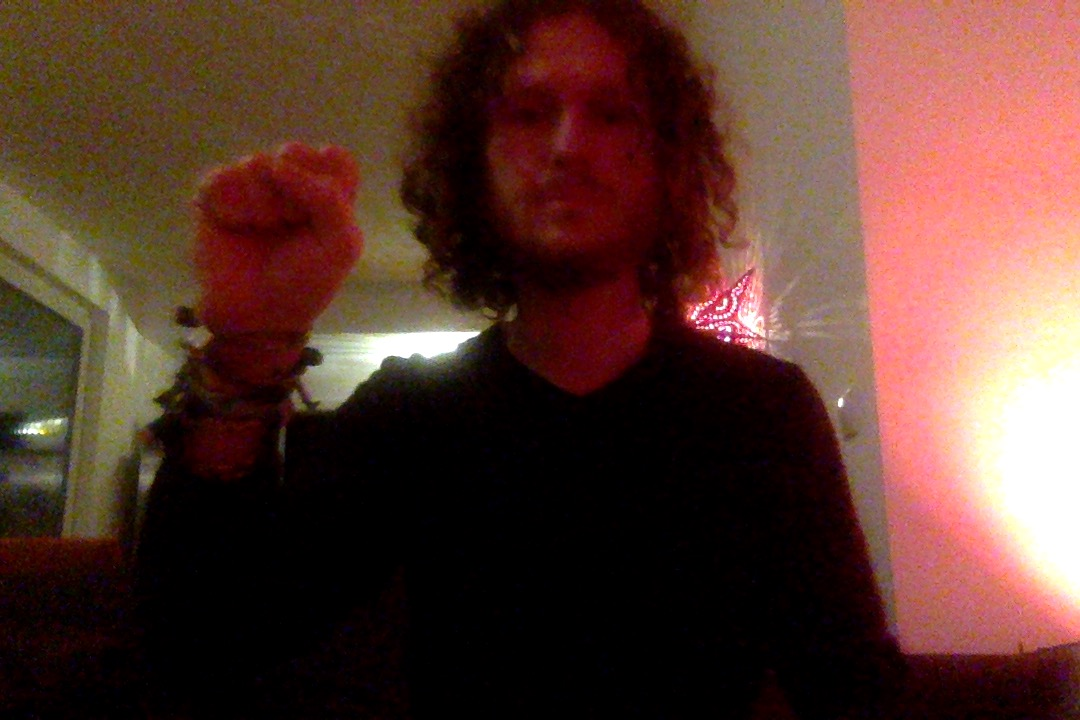
#> input picture images/hand_control_closed.jpg, 1080 x 720 px
$ python test_hand_tracking.py --video images/hand_control_closed.jpg --image images/hand_control_green.jpg
#> lines starting #> are read from the running program, lines starting #| are printed output that depends on the picture
"""
Tests pour savoir comment :
    - détecter la main en position ouverte et fermée
    - faire le suivi du mouvement (ex mvt ascendant)
    - prendre une décision quand au mouvement identifié
"""

# from collections import deque
from imutils.video import VideoStream
import numpy as np
import argparse
import cv2
# import imutils
import time
# from matplotlib import pyplot as plt
import matplotlib.pyplot as plt
from scipy import ndimage as ndi  # convolution
import os       # Controle du son

def beep():
    """ Faire un beep système """
    print('\a')

def boundingRect(bw):
    """ Renvoie les 2 coins opposés du rectangle englobant les pixels non-nuls d'une image binaire """
    w_pts = np.nonzero(bw)
    z1 = complex(w_pts[0].min(), w_pts[1].min())
    z2 = complex(w_pts[0].max(), w_pts[1].max())
    return [z1, z2]

def linearDynamic(im, alpha=None, beta=None):
    """ Change la dynamique d'une image à alpha, beta """
    minVal, maxVal, minLoc, maxLoc = cv2.minMaxLoc(im)
    if alpha == None:
        alpha = minVal
    if beta == None:
        beta = maxVal
    out = (beta-alpha) / (maxVal-minVAl) * (im - minVal) + alpha
    return out

# Lecture des arguments d'entrée : webcam ou fichier video
ap = argparse.ArgumentParser(description="Control du volume par une source vidéo (webcam, fichier vidéo ou image)")
ap.add_argument("-v", "--video", help="Path to the (optional) video file")
ap.add_argument("-i", "--image", help="Path to the (optional) image")
ap.add_argument("-w", "--webcam", action="store_true", help="Use webcam as source")
ap.add_argument("-V", "--verbose", action="store_true", help="Display processing steps")
args = vars(ap.parse_args())

IMAGE_MODE = False
VIDEO_MODE = False
WEBCAM_MODE = False
VERBOSE_MODE = False
if args.get("verbose"):
    VERBOSE_MODE = True
if args.get("webcam"):
    if VERBOSE_MODE:
        print("Source : webcam")
    vs = VideoStream(src=0).start()
    WEBCAM_MODE = True
    time.sleep(2.0)
elif args.get("video"):
    if VERBOSE_MODE:
        print("Source : vidéo")
    vs = cv2.VideoCapture(args["video"])
    VIDEO_MODE = True
    # Laisser le temps à la caméra de chauffer
    time.sleep(2.0)
elif args.get("image"):
    if VERBOSE_MODE:
        print("Source : image")
    IMAGE_MODE = True

# Lecture de la première image pour initialiser le flot optique
frame = vs.read()
frame = frame[1] if VIDEO_MODE else frame
#> frame is the input picture: shape (720, 1080, 3); mean B, G, R 47.3, 56.7, 88.5

# Initialisation de variables
ker = cv2.getGaussianKernel(21, 4)  # le rayon du noyau est fixé à 10px
ker = ker[10:]
dsize = (int(np.around(frame.shape[1]*600/frame.shape[0])), 600)
#> dsize = (900, 600)
frame = cv2.resize(frame, dsize)
#> frame: shape (600, 900, 3)
frame_prvs = frame
frame_prvs = cv2.cvtColor(frame_prvs, cv2.COLOR_BGR2GRAY)
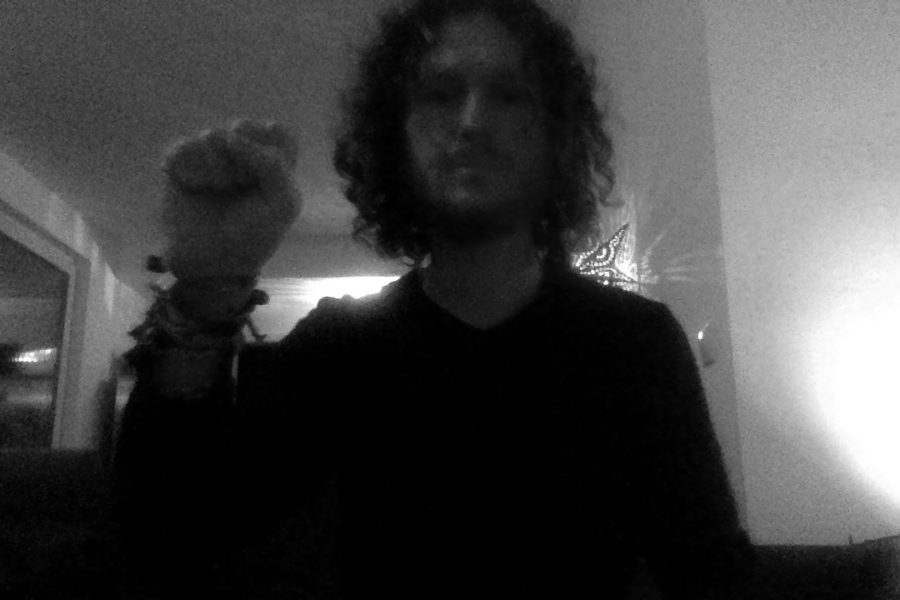
#> frame_prvs: shape (600, 900); min 0, max 255, mean 65
diff_prvs = np.zeros(frame_prvs.shape)
hsv = np.zeros_like(frame_prvs)
hsv[..., 1] = 255
state_list = np.ndarray(0)
frame_state_list = np.ndarray(0)

# Boucle lecture du flux entrant, frame par frame
if VERBOSE_MODE:
    print("Lecture du flux entrant")
iFrame = 0
maxValmax = 0
liste_mag_max = list()
liste_RectPixels= list()
# print('iFrame\tMag - MagMax')
t0 = cv2.getTickCount()
while True:
    # Lecture d'une frame
    if IMAGE_MODE:
        frame = cv2.imread(args["image"])
    else:
        frame = vs.read()
        # handle the frame from VideoCapture or VideoStream
        frame = frame[1] if VIDEO_MODE else frame
        # if we are viewing a video and we did not grab a frame,
        # then we have reached the end of the video
        if frame is None:
            break
    if VERBOSE_MODE:
        print(iFrame)

    frame = cv2.cvtColor(frame, cv2.COLOR_BGR2GRAY)
#> frame: shape (720, 1080)
    frame = cv2.resize(frame, dsize)
#> frame: shape (600, 900)
    print((cv2.getTickCount() - t0)/ cv2.getTickFrequency()) ; t0 = cv2.getTickCount()
    cv2.imshow('FRAME', frame) ; cv2.waitKey(30)

    diff = abs(frame_prvs.astype("float") - frame.astype("float"))
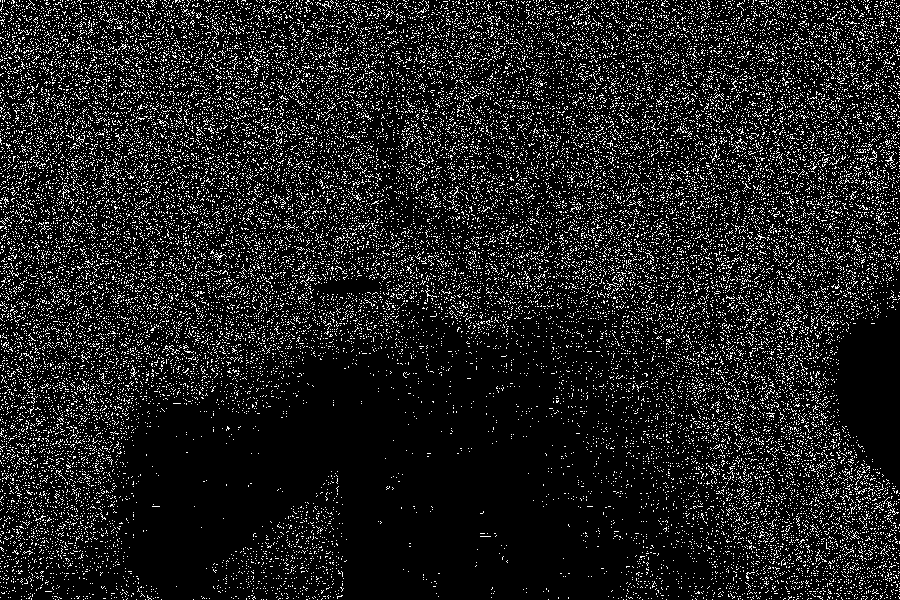
#> diff: shape (600, 900) float64; values 0 (black) and 1 (white), 12.6% white in thin lines or dots
    retval, disp = cv2.threshold(diff, 4, 1, cv2.THRESH_TOZERO)
#> disp: shape (600, 900) float64; every value is 0
    closed = cv2.erode(disp, None, iterations=3)
    opened = cv2.dilate(closed, None, iterations=3)
    # cv2.imshow('FRAME', closed) ; cv2.waitKey(100)
    #cv2.imshow('FRAME', diff/255*10) ; cv2.waitKey(30)

    # Détection sauce David
    # Si aucun mouvement depuis 3 secondes, alors supprimer l'historique des mouvements
    if (cv2.getTickCount() - t0)/ cv2.getTickFrequency() > 3:
        state_list = np.ndarray(0)
    mask = np.nonzero(opened)
#> mask = (empty array, empty array)
    if len(mask[0]) < 100:  # Aucun mouvement, interprétation des mouvements et gestes
        # Gestion des mouvements unitaires (issus des frames)
        asc =  np.sum(frame_state_list == 0) - 1 # car ajouté un élément lors définition variable
        desc = np.sum(frame_state_list == 1)
        gau =  np.sum(frame_state_list == 2)
        droi = np.sum(frame_state_list == 3)
        if frame_state_list.shape[0] > 2:
            if   asc > desc and asc > gau and asc > droi:
                if VERBOSE_MODE:
                    print('    Geste ascendant')
                    print('    ' + np.array2string(frame_state_list))
                state_list = np.append(state_list, 0)
                t0 = cv2.getTickCount()
            elif desc > asc and desc > gau and desc > droi:
                if VERBOSE_MODE:
                    print('    Geste descendant')
                    print('    ' + np.array2string(frame_state_list))
                state_list = np.append(state_list, 1)
                t0 = cv2.getTickCount()
            elif gau > asc and gau > desc and gau > droi:
                if VERBOSE_MODE:
                    print('    Geste gauche')
                    print('    ' + np.array2string(frame_state_list))
                state_list = np.append(state_list, 2)
                t0 = cv2.getTickCount()
            elif droi > asc and droi > gau and droi > desc:
                if VERBOSE_MODE:
                    print('    Geste droite')
                    print('    ' + np.array2string(frame_state_list))
                state_list = np.append(state_list, 3)
                t0 = cv2.getTickCount()
        frame_state_list = np.ndarray(0)
        # Gestion des gestes (issus des mouvements unitaires)
        print('    #### ' + np.array2string(state_list))
        if state_list.shape[0] >= 4:
            if   all( state_list[-4:] == np.array([0,1,0,0]) ):
                print('      Séquence : augmenter volume')
                os.system('osascript -e "set volume output volume (output volume of (get volume settings)+20)"')
                beep()
                state_list = np.ndarray(0)
                t0 = cv2.getTickCount()
            elif all( state_list[-4:] == np.array([0,1,1,0]) ):
                print('      Séquence : baisser volume')
                os.system('osascript -e "set volume output volume (output volume of (get volume settings)-20)"')
                beep()
                state_list = np.ndarray(0)
                t0 = cv2.getTickCount()
            elif all( state_list[-4:] == np.array([0,1,2,0]) ):
                print('      Séquence : morceau suivant')
                beep()
                state_list = np.ndarray(0)
                t0 = cv2.getTickCount()
            elif all( state_list[-4:] == np.array([0,1,3,0]) ):
                print('      Séquence : morceau précédent')
                beep()
                state_list = np.ndarray(0)
                t0 = cv2.getTickCount()
    else:       # Détection de mouvements
        # print('  %d' % len(mask[0]))
        diffXa = abs(diff[:-1,:] + diff_prvs[1:,:])
        diffXb = abs(diff[1:,:] + diff_prvs[:-1,:])
        diffYa = abs(diff[:,:-1] + diff_prvs[:,1:])
        diffYb = abs(diff[:,1:] + diff_prvs[:,:-1])
        # [10 lines of commented-out code are left out]
        classifTmp = np.dstack((diffXa[:,0:-1], diffXb[:,0:-1], diffYa[0:-1,:], diffYb[0:-1,:]))
        classif = np.argmax(classifTmp, 2)
        val_classif = classif[mask[0]-1, mask[1]-1]
        nb_0 = np.sum(val_classif == 0)
        nb_1 = np.sum(val_classif == 1)
        nb_2 = np.sum(val_classif == 2)
        nb_3 = np.sum(val_classif == 3)
        # print('  %d\t%d\t%d\t%d' % (nb_0, nb_1, nb_2, nb_3))
        if np.argmax((nb_0, nb_1, nb_2, nb_3)) == 0:
            if VERBOSE_MODE:
                print('  Mouvement ascendant')
            frame_state_list = np.append(frame_state_list, 0)
        elif np.argmax((nb_0, nb_1, nb_2, nb_3)) == 1:
            if VERBOSE_MODE:
                print('  Mouvement descendant')
            frame_state_list = np.append(frame_state_list, 1)
        elif np.argmax((nb_0, nb_1, nb_2, nb_3)) == 2:
            if VERBOSE_MODE:
                print('  Mouvement gauche')
            frame_state_list = np.append(frame_state_list, 2)
        elif np.argmax((nb_0, nb_1, nb_2, nb_3)) == 3:
            if VERBOSE_MODE:
                print('  Mouvement droite')
            frame_state_list = np.append(frame_state_list, 3)
        # plt.imshow(classif) ; plt.pause(.005)
        # print((cv2.getTickCount() - t0)/ cv2.getTickFrequency()) ; t0 = cv2.getTickCount()

    # # Détection par différence d'images successives
    # frame = cv2.cvtColor(frame, cv2.COLOR_BGR2GRAY)
    # #frame = cv2.GaussianBlur(frame, (9, 9), 4)
    # diff = abs(frame_prvs.astype("float") - frame.astype("float"))
    # diffConvX = ndi.convolve(diff, ker)
    # diffConvY = ndi.convolve(diff, np.transpose(ker))
    # diffConvX_prvs = ndi.convolve(diff_prvs, ker)
    # diffConvY_prvs = ndi.convolve(diff_prvs, np.transpose(ker))
    # # diffX = cv2.subtract(diffConvX, diffConvX_prvs)
    # # diffY = cv2.subtract(diffConvY, diffConvY_prvs)
    # diffX = diffConvX + diffConvX_prvs
    # diffY = diffConvY + diffConvY_prvs
    # minVal, maxVal, minLoc, maxLoc = cv2.minMaxLoc(diffX)
    # print('%2.2f\t%2.2f' % (minVal, maxVal))
    # # retval, diffDisp = cv2.threshold(diff / 10 * 255, 255, 255, cv2.THRESH_TRUNC)
    # # cv2.imshow('DIFF', diffX/255*2)
    # # cv2.imshow('DIFF SOBEL', diff_prvs /255*2)
    # # cv2.setWindowProperty('DIFF', cv2.WND_PROP_TOPMOST, 2)
    # if iFrame == 19:
    #     # plt.figure() ; plt.imshow(diff) ; plt.title('diff')
    #     # plt.figure() ; plt.imshow(diff_prvs) ; plt.title('diff_prvs')
    #     plt.figure() ; plt.imshow(diffConvX) ; plt.title('diffConvX')
    #     # plt.figure() ; plt.imshow(diffConvY) ; plt.title('diffConvY')
    #     plt.figure() ; plt.imshow(diffConvX_prvs) ; plt.title('diffConvX_prvs')
    #     # plt.figure() ; plt.imshow(diffConvY_prvs) ; plt.title('diffConvY_prvs')
    #     plt.figure() ; plt.imshow(diffX) ; plt.title('diffX')
    #     # plt.figure() ; plt.imshow(diffY) ; plt.title('diffY')
    #     plt.pause(-1)
    #     break

    # # Détection de la main par flot optique
    # frame = cv2.cvtColor(frame, cv2.COLOR_BGR2GRAY)
    # # frame = cv2.GaussianBlur(frame, (5, 5), 3)
    # flow = cv2.calcOpticalFlowFarneback(frame_prvs, frame, None, 0.5, 3, 15, 3, 5, 1.2, 0)
    # mag, ang = cv2.cartToPolar(flow[..., 0], flow[..., 1])
    # magDisp = cv2.threshold(mag / 22 * 255, 255, cv2.THRESH_TRUNC)
    # # cv2.imshow('MAG', magDisp)
    # frame2 = frame.copy()
    # print(type(frame))
    # print(frame.shape)
    # frame2[mag > 5] = 255
    # cv2.imshow('MAG_THRES', frame2)
    #
    # minVal, maxVal, minLoc, maxLoc = cv2.minMaxLoc(mag)
    # if maxVal > maxValmax:
    #     maxValmax = maxVal
    # print('%d\t%3.1f - %3.1f' % (iFrame, maxVal, maxValmax))
    # liste_mag_max.append(maxVal)
    # #mag[0,0] = 22  # pour l'amplitude d'affichage
    #
    # hsv[..., 0] = ang * 180 / np.pi / 2
    # hsv[..., 2] = cv2.normalize(mag, None, 0, 255, cv2.NORM_MINMAX)
    # bgr = cv2.cvtColor(hsv, cv2.COLOR_HSV2BGR)
    #
    # # plt.plot(liste_mag_max) ; plt.pause(0.05) # Laisser le temps de s'afficher
    #
    # # Moyenne des angles
    # # if iFrame > 30:
    # #retval, mag2 = cv2.threshold(mag, 8, 1, cv2.THRESH_BINARY)
    # bw_mag = mag > 8
    # liste_ang = ang[bw_mag]
    # if len(liste_ang) > 100:
    #     mean_real_part = np.sum(np.cos(liste_ang))
    #     mean_imag_part = np.sum(np.sin(liste_ang))
    #     mean_cpx = complex(mean_real_part, mean_imag_part)
    #     dir_ppale = np.angle(mean_cpx)
    #     force_ppale = abs(mean_cpx) / len(liste_ang)
    #     if cv2.inRange( (dir_ppale, ), -np.pi/2-np.pi/4, -np.pi/2+np.pi/4) > 0:
    #         print('  Test direction: validé')
    #         test_asc = True
    #         # cnts = cv2.findContours(closed.copy(), cv2.RETR_EXTERNAL, cv2.CHAIN_APPROX_SIMPLE)
    #         # print(type(cnts))
    #         # print(cnts)
    #         # print('-------------------------------')
    #         # cnts2 = imutils.grab_contours(cnts)
    #         # print(type(cnts2))
    #         # print(cnts2)
    #         # bw_mag2 = cv2.morphologyEx(bw_mag, cv2.MORPH_OPEN, cv2.getStructuringElement(cv.MORPH_RECT, 4, cv2.Point(-1,-1)), cv2.Point(-1,-1), 1, cv2.BORDER_CONSTANT, 0)
    #         # cv2.imshow('Affichage', bw_mag2)
    #
    #         # # Code alla David, remplacé par code OpenCV
    #         # z1, z2 = boundingRect(1.0 * bw_mag)
    #         # ScreenPixels = mag.shape[0] * mag.shape[1]
    #         # RectPixels = abs(z2.real-z1.real) * abs(z2.imag-z1.imag)
    #         # liste_RectPixels.append(RectPixels)
    #         # plt.plot(np.sqrt(liste_RectPixels)) ; plt.pause(0.05)
    #         # if cv2.inRange((RectPixels, ), ScreenPixels / 80, ScreenPixels / 16):
    #         #     print('    Test taille: validé')
    #         #     box = [[z1.real, z1.imag],[z1.real, z2.imag],[z2.real, z2.imag],[z2.real, z2.imag]]
    #         #     cv2.drawContours(frame, [box], -1, (0, 255, 0), 2)
    #         # else:
    #         #     print('    Test taille: non validé')
    #     else:
    #         print('  Test direction: non validé')
    #         test_asc = False
    #     #break

    # k = cv2.waitKey(30) & 0xff   # 30
    # if k == 27:
    #     break
    # elif k == ord('i'):
    #     print(iFrame)
    # elif k == ord('s'):
    #     cv2.imwrite('opticalfb.png', frame)
    #     cv2.imwrite('opticalhsv.png', bgr)

    # Conditions de fin de boucle
    iFrame = iFrame + 1
    if IMAGE_MODE:
        break
    frame_prvs = frame
    diff_prvs = diff
    cv2.waitKey(60)

print('Nombre de frames : %d' % iFrame)
print('Amplitude maximale du flot optique : %2.1f' % maxValmax)


# if we are not using a video file, stop the camera video stream
if VERBOSE_MODE:
    print("Fermeture du flux entrant")
if WEBCAM_MODE:
    vs.stop()
# otherwise, release the camera
elif VIDEO_MODE:
    vs.release()

# close all windows
cv2.destroyAllWindows()
